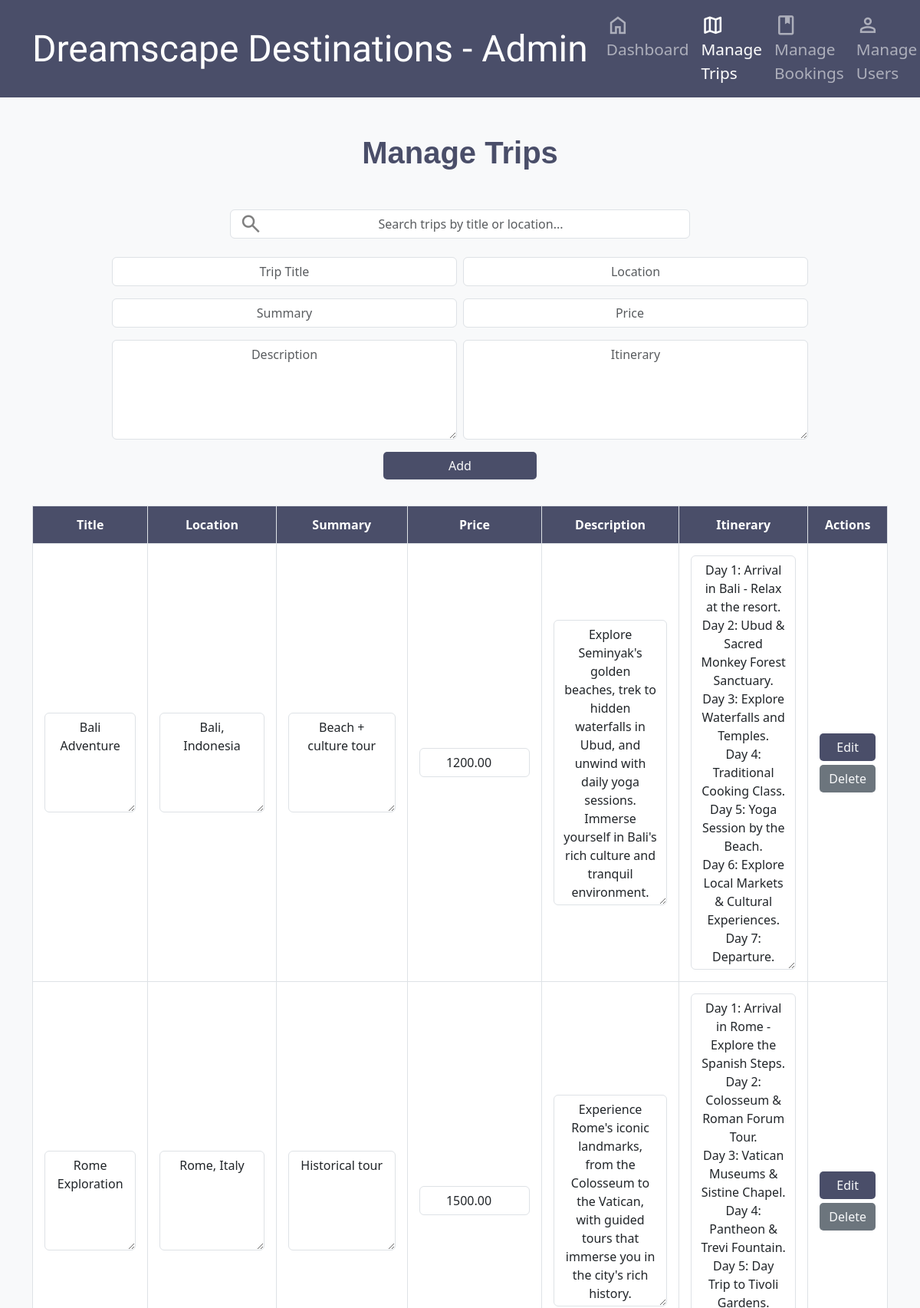
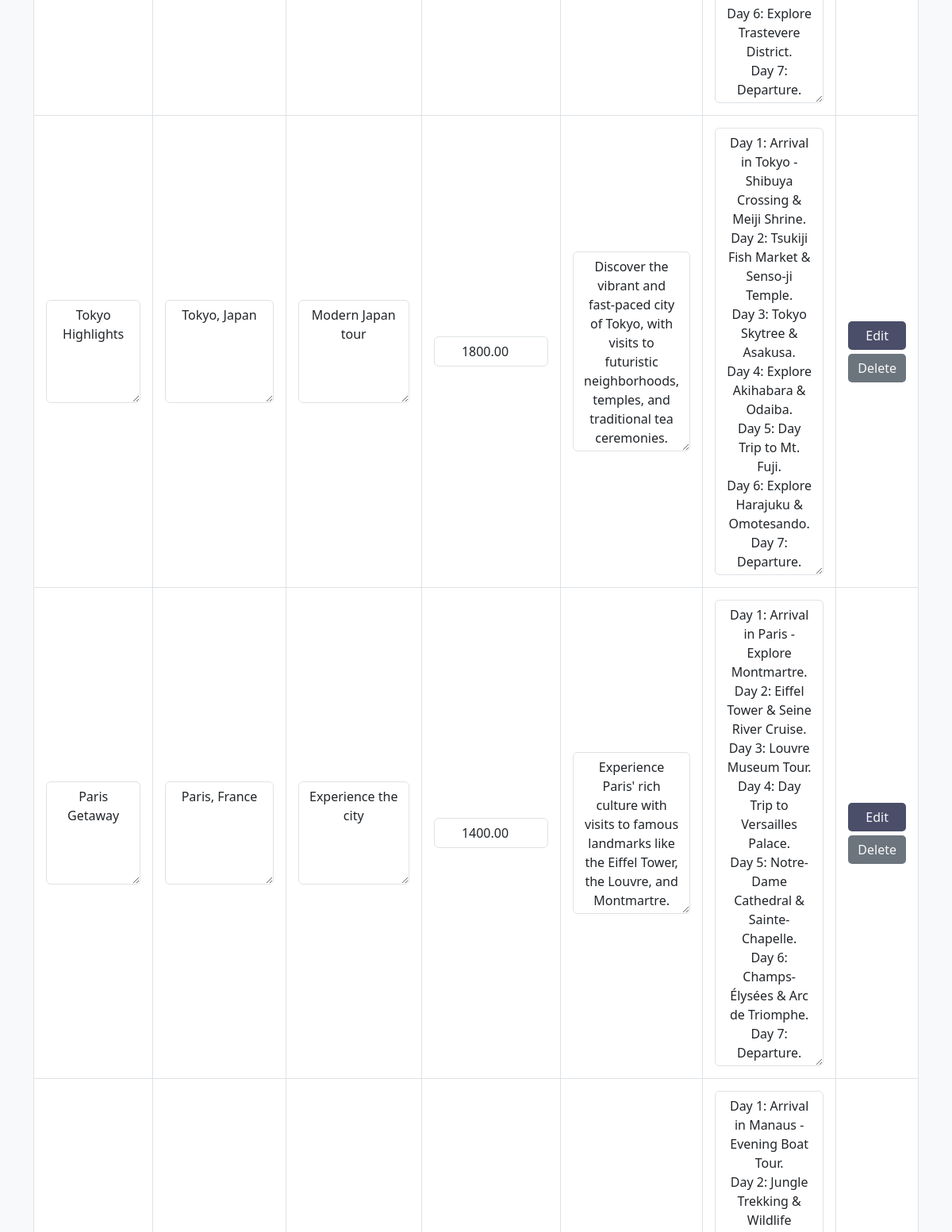
Screenshot of /manage_trips.php (upper part) with the database file from the repository (2 pictures, top to bottom).
### tables this page shows
CREATE TABLE `trips` (
  `trip_id` int(11) NOT NULL,
  `title` varchar(100) DEFAULT NULL,
  `summary` text DEFAULT NULL,
  `price` decimal(10,2) DEFAULT NULL,
  `location` varchar(100) DEFAULT NULL,
  `description` text DEFAULT NULL,
  `itinerary` text DEFAULT NULL
);

### manage_trips.php (the view, shortened to what this page needs)
<?php
include 'db_config.php';
$search = isset($_GET['search']) ? $_GET['search'] : '';
$sql = "SELECT * FROM trips WHERE title LIKE ? OR location LIKE ?";
$stmt = $conn->prepare($sql);
$searchTerm = "%" . $search . "%";
$stmt->bind_param("ss", $searchTerm, $searchTerm);
$stmt->execute();
$trips_result = $stmt->get_result();
?>
<!DOCTYPE html>
<html lang="en">
<head>
  <link rel="stylesheet" href="styles.css">
</head>
<body>
  <nav class="navbar navbar-expand-lg navbar-dark">
    <div class="container">
      <a class="qwigley-regular navbar-brand" href="admin.php">
        Dreamscape Destinations <span>- Admin</span>
      </a>
      <div class="collapse navbar-collapse justify-content-end" id="navbarNav">
        <ul class="navbar-nav">
          <li class="nav-item">
            <a class="nav-link" href="admin.php">
              <span class="material-symbols-outlined">home</span> Dashboard
            </a>
          </li>
          <li class="nav-item">
            <a class="nav-link active" href="manage_trips.php">
              <span class="material-symbols-outlined">map</span> Manage Trips
            </a>
          </li>
          <li class="nav-item">
            <a class="nav-link" href="manage_bookings.php">
              <span class="material-symbols-outlined">book</span> Manage Bookings
            </a>
          </li>
          <li class="nav-item">
            <a class="nav-link" href="manage_users.php">
              <span class="material-symbols-outlined">person</span> Manage Users
            </a>
          </li>
        </ul>
      </div>
    </div>
  </nav>
  <div class="container my-5">
    <h2 class="section-title">Manage Trips</h2>
    <form method="get" class="d-flex justify-content-center mb-4" style="max-width: 600px; margin: 0 auto;">
      <div style="position: relative; width: 100%;">
        <span class="material-symbols-outlined" style="position: absolute; left: 12px; top: 50%; transform: translateY(-50%); color: gray;">
        </span>
        <input type="text" name="search" class="form-control" placeholder="Search trips by title or location..." style="padding-left: 40px;" value="<?php echo htmlspecialchars($search); ?>">
      </div>
    </form>
    <div class="text-center mb-4">
      <form id="addTripForm" method="post" class="d-inline-block w-100" onsubmit="validateAndSubmitForm(); return false;" style="max-width: 1000px;">
        <div class="d-flex justify-content-center gap-2">
          <div class="d-flex flex-column gap-2" style="min-width: 45%;">
            <div><input type="text" name="title" class="form-control" placeholder="Trip Title" required></div>
          </div>
          <div class="d-flex flex-column gap-2" style="min-width: 45%;">
            <div><input type="text" name="location" class="form-control" placeholder="Location" required></div>
          </div>
        </div>
        <div class="d-flex justify-content-center gap-2 mt-3">
          <div class="d-flex flex-column gap-2" style="min-width: 45%;">
            <div><input type="text" name="summary" class="form-control" placeholder="Summary" required></div>
          </div>
          <div class="d-flex flex-column gap-2" style="min-width: 45%;">
            <div><input type="number" name="price" class="form-control" placeholder="Price" step="0.01" required min="0"></div>
          </div>
        </div>
        <div class="d-flex justify-content-center gap-2 mt-3">
          <div class="d-flex flex-column gap-2" style="min-width: 45%;">
            <textarea name="description" class="form-control" placeholder="Description" required style="height: 100%; min-height: 130px;"></textarea>
          </div>
          <div class="d-flex flex-column gap-2" style="min-width: 45%;">
            <textarea name="itinerary" class="form-control" placeholder="Itinerary" required style="height: 100%; min-height: 130px;"></textarea>
          </div>
        </div>
        <div class="d-flex justify-content-center mt-3" style="width: 100%; margin: 0 auto;">
          <button type="submit" class="btn btn-theme btn-action" style="max-width: 200px; width: 100%;">Add</button>
        </div>
      </form>
    </div>
    <table class="table table-bordered custom-table">
      <thead class="table">
        <tr>
          <th>Title</th>
          <th>Location</th>
          <th>Summary</th>
          <th>Price</th>
          <th>Description</th>
          <th>Itinerary</th>
          <th>Actions</th>
        </tr>
      </thead>
      <tbody>
        <?php while ($trip = $trips_result->fetch_assoc()): ?>
          <tr>
            <form method="post" id="tripForm<?php echo $trip['trip_id']; ?>">
              <td><textarea name="title" class="form-control auto-expand" required><?php echo htmlspecialchars($trip['title']); ?></textarea></td>
              <td><textarea name="location" class="form-control auto-expand" required><?php echo htmlspecialchars($trip['location']); ?></textarea></td>
              <td><textarea name="summary" class="form-control auto-expand" required><?php echo htmlspecialchars($trip['summary']); ?></textarea></td>
              <td><input type="number" name="price" class="form-control" value="<?php echo htmlspecialchars($trip['price']); ?>" step="0.01" required></td>
              <td><textarea name="description" class="form-control auto-expand" required><?php echo htmlspecialchars($trip['description']); ?></textarea></td>
              <td><textarea name="itinerary" class="form-control auto-expand" required><?php echo htmlspecialchars($trip['itinerary']); ?></textarea></td>
              <td class="text-center">
                <button type="button" class="btn btn-theme btn-action" data-bs-toggle="modal" data-bs-target="#editModal<?php echo $trip['trip_id']; ?>">Edit</button>
                <button type="button" class="btn btn-second btn-action" data-bs-toggle="modal" data-bs-target="#deleteModal<?php echo $trip['trip_id']; ?>">Delete</button>
              </td>
            </form>
          </tr>
        <?php endwhile; ?>
      </tbody>
    </table>
  </div>
</body>
</html>

### styles.css (style rules this page uses)
body { background-color: #f8f9fa; }
.card-title, .section-title, .caption { font-family: 'Trebuchet MS', sans-serif; }
.section-title { font-size: 2.5rem; font-weight: bold; text-align: center; color: #4a4e69; }
.navbar { position: sticky; top: 0; z-index: 1020; background-color: #4a4e69; }
.navbar-brand { font-weight: bold; font-size: 1.5rem; }
.nav-item { font-size: 1.3rem; }
.material-symbols-outlined { font-variation-settings: 'FILL' 0, 'wght' 400, 'GRAD' 0, 'opsz' 24; font-size: 1.9rem; vertical-align: middle; }
.qwigley-regular { font-family: "Qwigley", cursive; font-weight: 400; font-size: 3rem; }
.btn-theme { background-color: #4a4e69; color: #f8f9fa; border: none; border-radius: 5px; text-decoration: none; text-align: center; }

### manage_trips.php (style rules this page uses)
.section-title { margin-bottom: 50px; }
.custom-table td { text-align: center; padding: 12px; }
.custom-table th { background-color: #4a4e69; color: white; text-align: center; padding: 12px; }
.btn-action { display: block; width: 100%; margin-bottom: 10px; text-align: center; }
.btn-second { background-color: #6c757d; color: #f8f9fa; border: none; border-radius: 5px; text-decoration: none; text-align: center; }
input.form-control, textarea.form-control { text-align: center; }
textarea.form-control { vertical-align: middle; resize: vertical; }
td { vertical-align: middle; }
td .btn { display: block; margin: 5px auto; }
.custom-table td { position: relative; overflow: hidden; padding: 15px; white-space: nowrap; text-overflow: ellipsis; }
textarea.auto-expand { min-height: 130px; overflow-y: hidden; }

### rows the page displays
trips: title "Bali Adventure", location "Bali, Indonesia", summary "Beach + culture tour", price "1200.00", description "Explore Seminyak's golden beaches, trek to hidden waterfalls in Ubud, and unwind with daily yoga sessions. Immerse yourself in Bali's rich culture and tranquil environment.", itinerary "Day 1: Arrival in Bali - Relax at the resort. Day 2: Ubud & Sacred Monkey Forest Sanctuary. Day 3: Explore Waterfalls and Temples. Day 4: Traditional Cooking Class. Day 5: Yoga Session by the Beach. Day 6: Explore Local Markets & Cultural Experiences. Day 7: Departure."
trips: title "Rome Exploration", location "Rome, Italy", summary "Historical tour", price "1500.00", description "Experience Rome's iconic landmarks, from the Colosseum to the Vatican, with guided tours that immerse you in the city's rich history.", itinerary "Day 1: Arrival in Rome - Explore the Spanish Steps. Day 2: Colosseum & Roman Forum Tour. Day 3: Vatican Museums & Sistine Chapel. Day 4: Pantheon & Trevi Fountain. Day 5: Day Trip to Tivoli Gardens. Day 6: Explore Trastevere District. Day 7: Departure."
trips: title "Tokyo Highlights", location "Tokyo, Japan", summary "Modern Japan tour", price "1800.00", description "Discover the vibrant and fast-paced city of Tokyo, with visits to futuristic neighborhoods, temples, and traditional tea ceremonies.", itinerary "Day 1: Arrival in Tokyo - Shibuya Crossing & Meiji Shrine. Day 2: Tsukiji Fish Market & Senso-ji Temple. Day 3: Tokyo Skytree & Asakusa. Day 4: Explore Akihabara & Odaiba. Day 5: Day Trip to Mt. Fuji. Day 6: Explore Harajuku & Omotesando. Day 7: Departure."
trips: title "Paris Getaway", location "Paris, France", summary "Experience the city", price "1400.00", description "Experience Paris' rich culture with visits to famous landmarks like the Eiffel Tower, the Louvre, and Montmartre.", itinerary "Day 1: Arrival in Paris - Explore Montmartre. Day 2: Eiffel Tower & Seine River Cruise. Day 3: Louvre Museum Tour. Day 4: Day Trip to Versailles Palace. Day 5: Notre-Dame Cathedral & Sainte-Chapelle. Day 6: Champs-Élysées & Arc de Triomphe. Day 7: Departure."
trips: itinerary "Day 1: Arrival in Manaus - Evening Boat Tour. Day 2: Jungle Trekking & Wildlife Viewing. Day 3: Visit to Indigenous Village. Day 4: Canoeing on the Amazon River. Day 5: Exploring the Meeting of the Waters. Day 6: Piranha Fishing & Jungle Survival Skills. Day 7: Departure."
